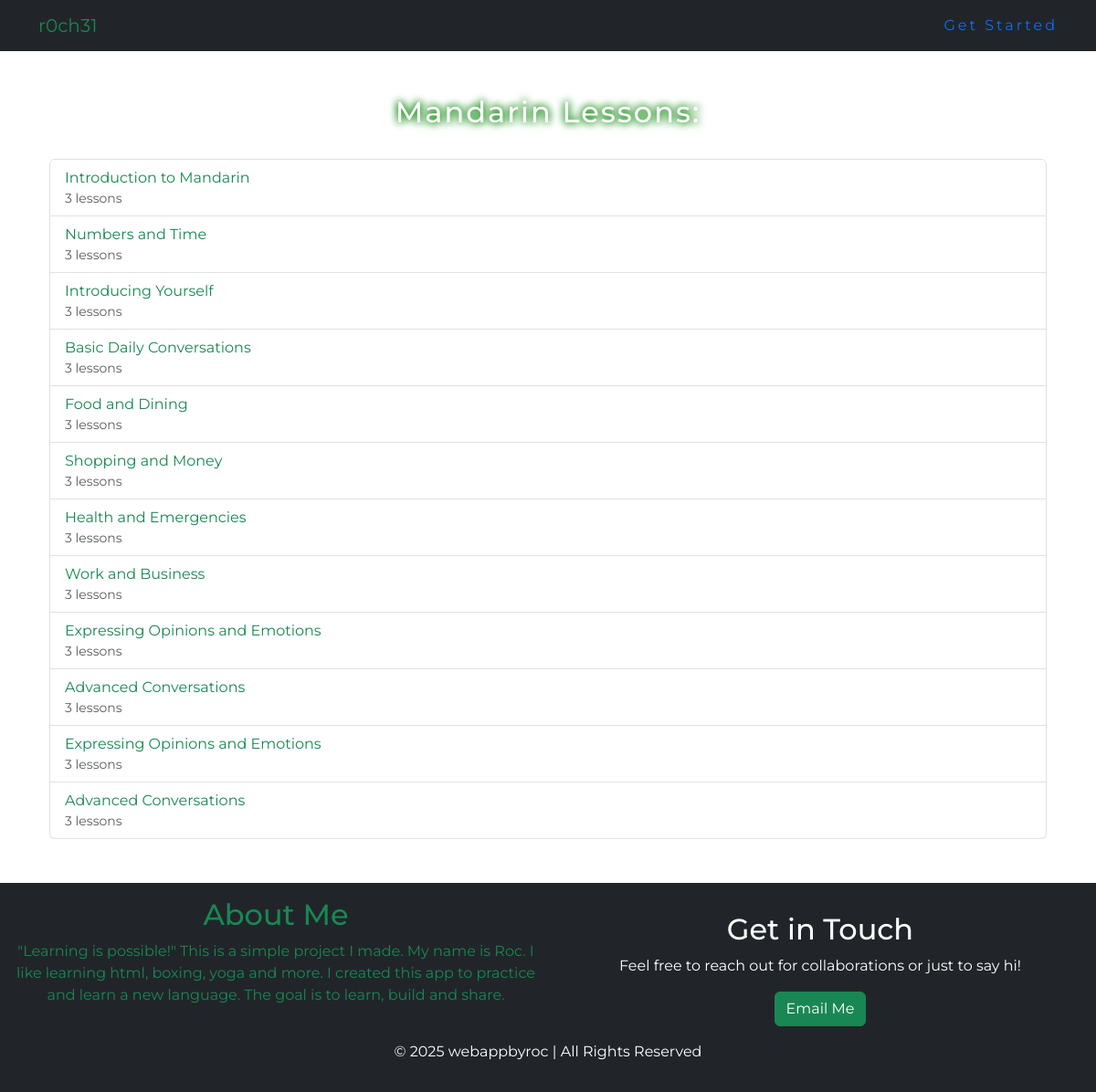
The page / on the database its author committed.
### mandarin/models.py (models this page shows, shortened)
class Chapter(models.Model):
    id = models.AutoField(primary_key=True)
    title = models.CharField(max_length=255)
    description = models.TextField(blank=True, null=True)

### mandarin/views.py (the view)
# urls.py: path('', views.home, name='home'),
def home(request):
    chapters = Chapter.objects.all()
    return render(request, 'mandarin/home.html', {'chapters': chapters})

### mandarin/templates/mandarin/home.html
{% extends "mandarin/base.html" %}
{% block content %}
<section id="lessons" class="container my-5 text-center">
    <div class="container mt-5">
        <div style="text-align: left;">
            <h2 class="h1-home text-center">Mandarin Lessons:</h2><br>
            <div class="list-group">
                {% for chapter in chapters %}
                <a href="{% url 'chapter_detail' chapter.id %}" class="list-group-item list-group-item-action text-success">
                    {{ chapter.title }}
                    <small class="d-block text-muted">{{ chapter.lessons.count }} lessons</small>
                </a>
                {% empty %}
                <p>No chapters found.</p>
                {% endfor %}
            </div>
      </div>
    </div>
</section>
<footer class="bg-dark text-white text-center p-3">
    <div class="row">
        <div class="col-md-6">
            <h2 class="text-success">About Me</h2>
            <p class="text-success">
                "Learning is possible!"
                This is a simple project I made. My name is Roc.
                I like learning html, boxing, yoga and more.
                I created this app to practice and learn a new language.
                The goal is to learn, build and share.
            </p>
        </div>
        <div class="col-md-6">
            <div id="contact" class="container my-3 text-center">
                <h2>Get in Touch</h2>
                <p>Feel free to reach out for collaborations or just to say hi!</p>
                <a href="mailto:aivasmm101@gmail.com" class="btn btn-success">Email Me</a>
            </div>
        </div>
        <p>&copy; 2025 webappbyroc | All Rights Reserved</p>
    </div>
</footer>
{% endblock %}

### mandarin/templates/mandarin/base.html (shortened to what this page needs)
{% load static %}
<!DOCTYPE html>
<html lang="en">
<head>
    <link href="https://cdn.jsdelivr.net/npm/bootstrap-icons/font/bootstrap-icons.css" rel="stylesheet">
    <link href="https://cdn.jsdelivr.net/npm/bootstrap@5.3.3/dist/css/bootstrap.min.css" rel="stylesheet">
    <link rel="stylesheet" href="https://cdnjs.cloudflare.com/ajax/libs/font-awesome/6.4.2/css/all.min.css">
    <link rel="stylesheet" href="{% static 'css/style.css' %}">
</head>
<body>
    <nav class="navbar navbar-expand-lg navbar-dark bg-dark">
        <div class="container">
            <a class="navbar-brand text-success" href="https://github.com/r0ch31">r0ch31</a> |
            <div class="ms-auto d-flex align-items-center">
                {% if user.is_authenticated %}
                    <p class="text-success me-3">Hi, {{ user.username }}</p>
                    <a href="{% url 'logout' %}" class="me-3">Logout</a>
                    {% if user.is_staff %}
                        <a href="{% url 'admin:index' %}" class="me-3"  >Admin</a>
                    {% endif %}
                {% else %}
                    <a href="{% url 'login' %}" class="text-decoration-none" style="letter-spacing: 3px;">Get Started</a>
                {% endif %}
            </div>
        </div>
    </nav>
    {% block content %} {% endblock %}
    <link href="https://cdn.jsdelivr.net/npm/aos@2.3.4/dist/aos.css" rel="stylesheet">
</body>
</html>

### static/css/style.css (style rules this page uses)
body { margin: 0; padding: 0; font-family: 'Montserrat', sans-serif; }
.h1-home { margin-top: 20px; letter-spacing: 2px; font-size: 2em; color: white; text-shadow: 0 0 10px green, 0 0 10px green, 0 0 20px white, 0 0 30px white; position: relative; animation: drop-down 2s ease-out; }

### rows shown on the page
Chapter: title "Introduction to Mandarin", lessons.count "3"
Chapter: title "Numbers and Time", lessons.count "3"
Chapter: title "Introducing Yourself", lessons.count "3"
Chapter: title "Basic Daily Conversations", lessons.count "3"
Chapter: title "Food and Dining", lessons.count "3"
Chapter: title "Shopping and Money", lessons.count "3"
Chapter: title "Health and Emergencies", lessons.count "3"
Chapter: title "Work and Business", lessons.count "3"
Chapter: title "Expressing Opinions and Emotions", lessons.count "3"
Chapter: title "Advanced Conversations", lessons.count "3"
Chapter: title "Expressing Opinions and Emotions", lessons.count "3"
Chapter: title "Advanced Conversations", lessons.count "3"
